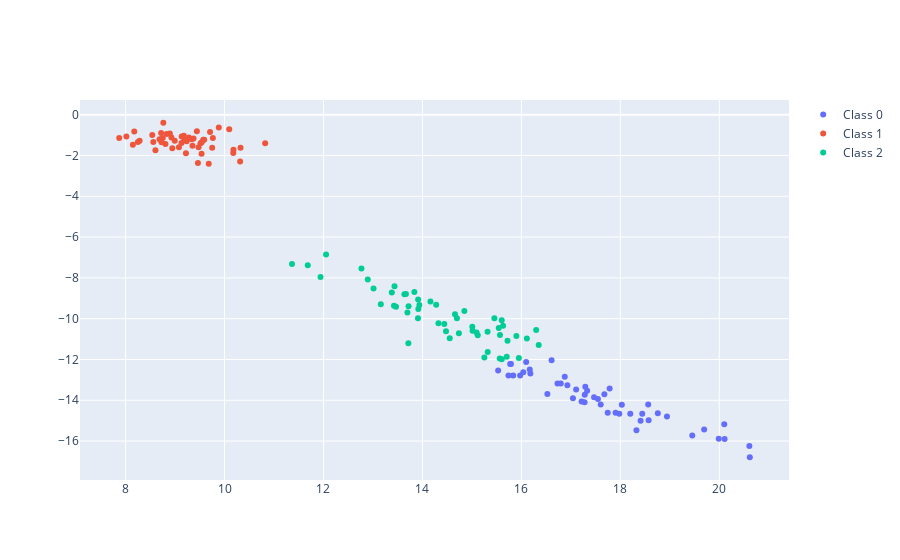

Notebook source saved alongside this figure:
### Code cell
# visualize clusters
fig = go.Figure()

for ci in np.unique(kmeans.labels_):
    fig.add_trace(
        go.Scatter(
            x=X_vae_pt[kmeans.labels_==ci, 0],
            y=X_vae_pt[kmeans.labels_==ci, 1],
            mode='markers',
            name=f'Class {ci}',
        )
    )

fig.show()
